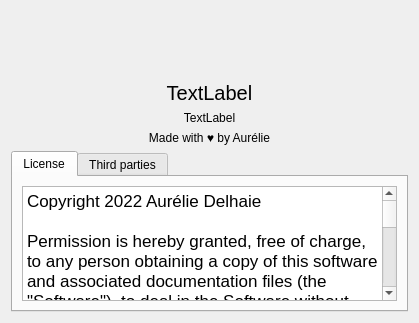
<?xml version="1.0" encoding="UTF-8"?>
<ui version="4.0">
 <class>AboutDialog</class>
 <widget class="QDialog" name="AboutDialog">
  <property name="windowModality">
   <enum>Qt::ApplicationModal</enum>
  </property>
  <property name="geometry">
   <rect>
    <x>0</x>
    <y>0</y>
    <width>419</width>
    <height>323</height>
   </rect>
  </property>
  <property name="minimumSize">
   <size>
    <width>419</width>
    <height>323</height>
   </size>
  </property>
  <property name="maximumSize">
   <size>
    <width>419</width>
    <height>323</height>
   </size>
  </property>
  <property name="windowTitle">
   <string>About TaskBoard</string>
  </property>
  <property name="modal">
   <bool>true</bool>
  </property>
  <layout class="QGridLayout" name="gridLayout">
   <item row="0" column="0">
    <layout class="QVBoxLayout" name="verticalLayout">
     <item>
      <widget class="QLabel" name="label">
       <property name="minimumSize">
        <size>
         <width>64</width>
         <height>64</height>
        </size>
       </property>
       <property name="maximumSize">
        <size>
         <width>16777215</width>
         <height>64</height>
        </size>
       </property>
       <property name="styleSheet">
        <string notr="true">image: url(:/images/resources/logo.png);</string>
       </property>
       <property name="text">
        <string/>
       </property>
       <property name="alignment">
        <set>Qt::AlignHCenter|Qt::AlignTop</set>
       </property>
      </widget>
     </item>
     <item>
      <widget class="QLabel" name="appName">
       <property name="styleSheet">
        <string notr="true">font-size: 20px;</string>
       </property>
       <property name="text">
        <string>TextLabel</string>
       </property>
       <property name="alignment">
        <set>Qt::AlignCenter</set>
       </property>
      </widget>
     </item>
     <item>
      <widget class="QLabel" name="version">
       <property name="text">
        <string>TextLabel</string>
       </property>
       <property name="alignment">
        <set>Qt::AlignCenter</set>
       </property>
      </widget>
     </item>
     <item>
      <widget class="QLabel" name="about">
       <property name="text">
        <string>Made with ♥ by Aurélie</string>
       </property>
       <property name="alignment">
        <set>Qt::AlignCenter</set>
       </property>
      </widget>
     </item>
     <item>
      <widget class="QTabWidget" name="tabWidget">
       <property name="currentIndex">
        <number>0</number>
       </property>
       <widget class="QWidget" name="tab">
        <attribute name="title">
         <string>License</string>
        </attribute>
        <layout class="QGridLayout" name="gridLayout_2">
         <item row="0" column="0">
          <widget class="QTextEdit" name="textEdit">
           <property name="readOnly">
            <bool>true</bool>
           </property>
           <property name="html">
            <string>&lt;!DOCTYPE HTML PUBLIC &quot;-//W3C//DTD HTML 4.0//EN&quot; &quot;http://www.w3.org/TR/REC-html40/strict.dtd&quot;&gt;
&lt;html&gt;&lt;head&gt;&lt;meta name=&quot;qrichtext&quot; content=&quot;1&quot; /&gt;&lt;meta charset=&quot;utf-8&quot; /&gt;&lt;style type=&quot;text/css&quot;&gt;
p, li { white-space: pre-wrap; }
hr { height: 1px; border-width: 0; }
&lt;/style&gt;&lt;/head&gt;&lt;body style=&quot; font-family:'Noto Sans'; font-size:11pt; font-weight:400; font-style:normal;&quot;&gt;
&lt;p style=&quot; margin-top:12px; margin-bottom:0px; margin-left:0px; margin-right:0px; -qt-block-indent:0; text-indent:0px;&quot;&gt;&lt;span style=&quot; font-family:'Menlo'; font-size:13pt;&quot;&gt;Copyright 2022 Aurélie Delhaie&lt;/span&gt;&lt;/p&gt;
&lt;p style=&quot;-qt-paragraph-type:empty; margin-top:0px; margin-bottom:0px; margin-left:0px; margin-right:0px; -qt-block-indent:0; text-indent:0px; font-family:'Menlo'; font-size:13pt;&quot;&gt;&lt;br /&gt;&lt;/p&gt;
&lt;p style=&quot; margin-top:0px; margin-bottom:0px; margin-left:0px; margin-right:0px; -qt-block-indent:0; text-indent:0px;&quot;&gt;&lt;span style=&quot; font-family:'Menlo'; font-size:13pt;&quot;&gt;Permission is hereby granted, free of charge, to any person obtaining a copy of this software and associated documentation files (the &amp;quot;Software&amp;quot;), to deal in the Software without restriction, including without limitation the rights to use, copy, modify, merge, publish, distribute, sublicense, and/or sell copies of the Software, and to permit persons to whom the Software is furnished to do so, subject to the following conditions:&lt;/span&gt;&lt;/p&gt;
&lt;p style=&quot;-qt-paragraph-type:empty; margin-top:0px; margin-bottom:0px; margin-left:0px; margin-right:0px; -qt-block-indent:0; text-indent:0px; font-family:'Menlo'; font-size:13pt;&quot;&gt;&lt;br /&gt;&lt;/p&gt;
&lt;p style=&quot; margin-top:0px; margin-bottom:0px; margin-left:0px; margin-right:0px; -qt-block-indent:0; text-indent:0px;&quot;&gt;&lt;span style=&quot; font-family:'Menlo'; font-size:13pt;&quot;&gt;The above copyright notice and this permission notice shall be included in all copies or substantial portions of the Software.&lt;/span&gt;&lt;/p&gt;
&lt;p style=&quot;-qt-paragraph-type:empty; margin-top:0px; margin-bottom:0px; margin-left:0px; margin-right:0px; -qt-block-indent:0; text-indent:0px; font-family:'Menlo'; font-size:13pt;&quot;&gt;&lt;br /&gt;&lt;/p&gt;
&lt;p style=&quot; margin-top:0px; margin-bottom:12px; margin-left:0px; margin-right:0px; -qt-block-indent:0; text-indent:0px;&quot;&gt;&lt;span style=&quot; font-family:'Menlo'; font-size:13pt;&quot;&gt;THE SOFTWARE IS PROVIDED &amp;quot;AS IS&amp;quot;, WITHOUT WARRANTY OF ANY KIND, EXPRESS OR IMPLIED, INCLUDING BUT NOT LIMITED TO THE WARRANTIES OF MERCHANTABILITY, FITNESS FOR A PARTICULAR PURPOSE AND NONINFRINGEMENT. IN NO EVENT SHALL THE AUTHORS OR COPYRIGHT HOLDERS BE LIABLE FOR ANY CLAIM, DAMAGES OR OTHER LIABILITY, WHETHER IN AN ACTION OF CONTRACT, TORT OR OTHERWISE, ARISING FROM, OUT OF OR IN CONNECTION WITH THE SOFTWARE OR THE USE OR OTHER DEALINGS IN THE SOFTWARE.&lt;/span&gt;&lt;/p&gt;&lt;/body&gt;&lt;/html&gt;</string>
           </property>
          </widget>
         </item>
        </layout>
       </widget>
       <widget class="QWidget" name="tab_2">
        <attribute name="title">
         <string>Third parties</string>
        </attribute>
        <layout class="QGridLayout" name="gridLayout_3">
         <item row="0" column="0">
          <widget class="QTextEdit" name="textEdit_2">
           <property name="readOnly">
            <bool>true</bool>
           </property>
           <property name="html">
            <string>&lt;!DOCTYPE HTML PUBLIC &quot;-//W3C//DTD HTML 4.0//EN&quot; &quot;http://www.w3.org/TR/REC-html40/strict.dtd&quot;&gt;
&lt;html&gt;&lt;head&gt;&lt;meta name=&quot;qrichtext&quot; content=&quot;1&quot; /&gt;&lt;meta charset=&quot;utf-8&quot; /&gt;&lt;style type=&quot;text/css&quot;&gt;
p, li { white-space: pre-wrap; }
hr { height: 1px; border-width: 0; }
&lt;/style&gt;&lt;/head&gt;&lt;body style=&quot; font-family:'Noto Sans'; font-size:11pt; font-weight:400; font-style:normal;&quot;&gt;
&lt;p style=&quot;-qt-paragraph-type:empty; margin-top:0px; margin-bottom:0px; margin-left:0px; margin-right:0px; -qt-block-indent:0; text-indent:0px;&quot;&gt;&lt;br /&gt;&lt;/p&gt;&lt;/body&gt;&lt;/html&gt;</string>
           </property>
          </widget>
         </item>
        </layout>
       </widget>
      </widget>
     </item>
    </layout>
   </item>
  </layout>
 </widget>
 <resources/>
 <connections/>
</ui>
